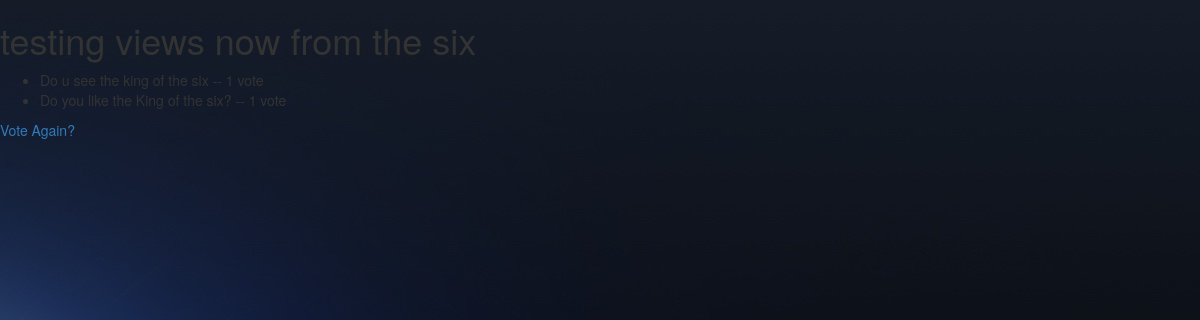
Before: /polls/5/results/ with the older database file.
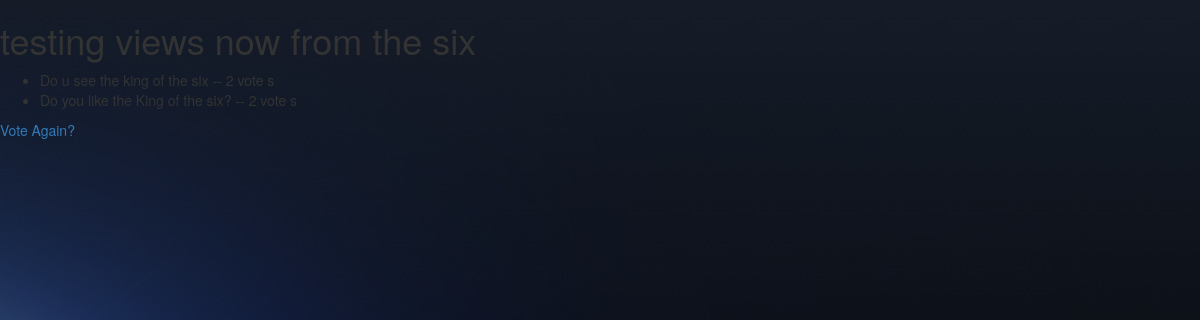
After: the same page with the newer database file.
### polls/models.py (models this page shows, shortened)
class Question(models.Model):
	question_text = models.CharField(max_length=200)
	pub_date = models.DateTimeField('date published')

class Choice(models.Model):
	question = models.ForeignKey(Question, on_delete=models.CASCADE)
	choice_text = models.CharField(max_length=200)
	votes = models.IntegerField(default=0)

### polls/views.py (the view)
# urls.py: path('<int:question_id>/results/',views.results, name='results'),
def results(request, question_id):
	question = get_object_or_404(Question, pk=question_id)
	return render(request, 'polls/results.html', {'question': question})

### polls/templates/polls/results.html (shortened to what this page needs)
<body>
	<link rel="stylesheet" href="../../static/polls/bootstrap.css">
	<h1> {{ question.question_text }}</h1>
	<ul>
		{% for choice in question.choice_set.all %}
		<li>
			{{ choice.choice_text }} -- {{ choice.votes }} vote {{ choice.votes|pluralize }}
		</li>
		{% endfor %}
	</ul>
	<a href="{% url 'polls:detail' question.id %}">Vote Again? </a>
</body>

### polls/templates/polls/results.html (style rules this page uses)
body { background-image: url('../../static/polls/images/space.jpg') }

Changed rows visible on the page:
changed Choice "Do u see the king of the six": votes "1" → "2"
changed Choice "Do you like the King of the six?": votes "1" → "2"
